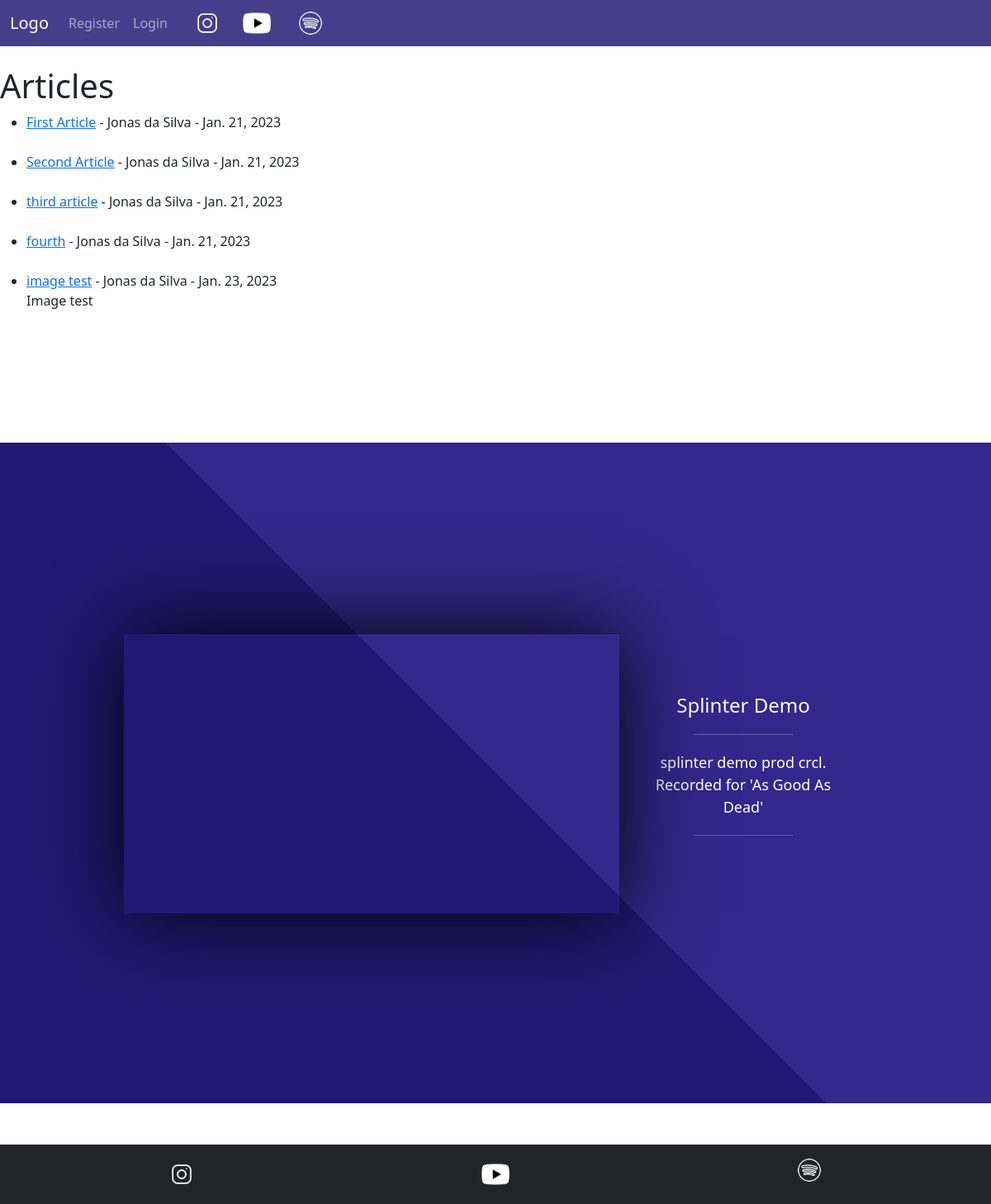
The app's page /, older data.
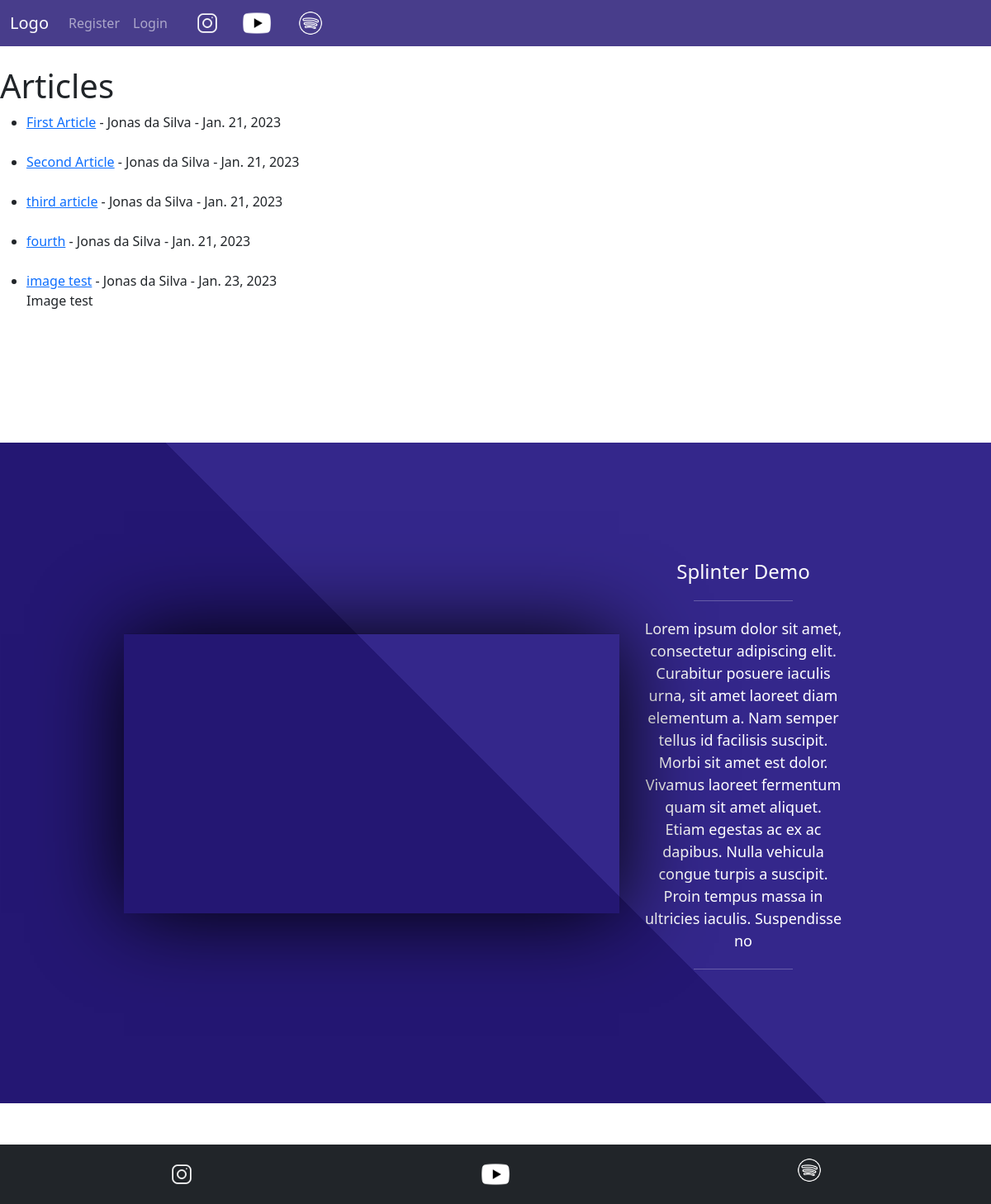
The same page, newer data.
### app/models.py (models this page shows, shortened)
class Podcast(models.Model):
    url = models.CharField(max_length=500)
    title = models.CharField(max_length=255)
    description = models.TextField(max_length=500 ,blank=True, null=True)

### app/views.py (the view)
# urls.py: path('', HomeView.as_view(), name='home'),
class HomeView(ListView):
    model = Article
    template_name = 'home.html'
    ordering = ['-article_date']
    def get(self, request):
        podcasts = Podcast.objects.all()
        articles = Article.objects.all()
        return render(request, 'home.html', {'podcasts': podcasts, 'articles': articles})

### app/templates/home.html (shortened to what this page needs)
{% extends 'base.html' %}
{% block content %}
<h1>Articles</h1>
<ul>
{% for article in articles %}
    <li><a href="{% url 'article' article.pk %}">{{ article.title }}</a> - {{ article.author.first_name }} {{ article.author.last_name }} - {{ article.article_date }}
        <br/>
    {{ article.snippet }}
    </li>
    <br/>
{% endfor %}
</ul>
<br/><br/><br/><br/><br/>
{% for podcast in podcasts %}
<div class="rowp">
    <div class="col-3">
        <div class="video-container">
        <iframe width="100" src="https://www.youtube.com/embed/{{ podcast.url }}" frameborder="0" allow="accelerometer; autoplay; encrypted-media; gyroscope; picture-in-picture" allowfullscreen></iframe>
        </div>
    </div>
    <div class="col-4">
      <h2>{{podcast.title}}</h2>
      <hr>
      <p>{{podcast.description}}</p>
      <hr>
    </div>
</div>
  {% endfor %}
{% endblock %}

Row changes from the older to the newer data that the page shows:
changed Podcast "Splinter Demo": description "splinter demo prod crcl. Recorded for 'As Good As Dead'" → "Lorem ipsum dolor sit amet, consectetur adipiscing elit. Curabitur posuere iaculis urna, sit amet laoreet diam elementum a. Nam semper tellus id facilisis suscipit. Morbi sit amet est dolor. Vivamus laoreet fermentum quam sit amet aliquet. Etiam egestas ac ex ac dapibus. Nulla vehicula congue turpis a suscipit. Proin tempus massa in ultricies iaculis. Suspendisse no"
